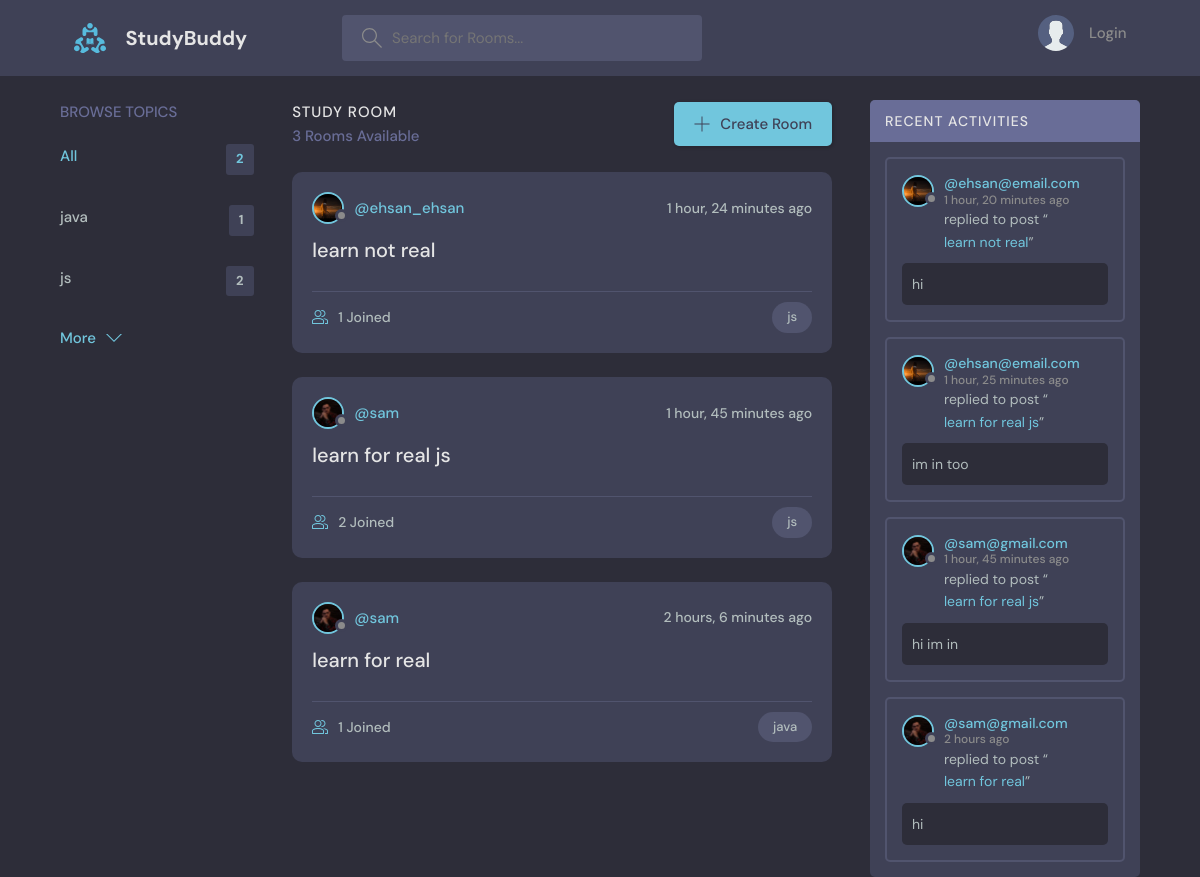
The page / on the database its author committed.
### base/models.py (models this page shows, shortened)
class Topic(models.Model):
     name=models.CharField(max_length=200)

class Room(models.Model):
     host = models.ForeignKey(User,on_delete=models.SET_NULL,null=True)
     topic= models.ForeignKey(Topic, on_delete=models.SET_NULL,null=True)
     name = models.CharField(max_length=200)
     description = models.TextField(null=True,blank=True)
     participants =models.ManyToManyField(User,related_name='participants',blank=True)
     updated = models.DateTimeField(auto_now=True)
     created = models.DateTimeField(auto_now_add=True)
     class Meta:
         ordering = ['-updated','-created']

class User(AbstractUser):
    name = models.CharField(max_length=200, null=True)
    email = models.EmailField(unique=True)
    bio = models.TextField(null=True)
    avatar = models.ImageField(null=True, default="avatar.svg")
    USERNAME_FIELD = 'email'
    REQUIRED_FIELDS = []

class Message(models.Model):
     user = models.ForeignKey(User, on_delete=models.CASCADE)
     room = models.ForeignKey(Room, on_delete=models.CASCADE)
     body = models.TextField()
     updated = models.DateTimeField(auto_now=True)
     created = models.DateTimeField(auto_now_add=True)
     class Meta:
         ordering = ['-updated','-created']

### base/views.py (the view)
# urls.py: path('',views.home, name='home'),
def home(request):
    q=request.GET.get('q') if request.GET.get('q')!=None else ''
    rooms= Room.objects.filter(Q(topic__name__icontains=q)|
                               Q(name__icontains=q)|
                               Q(description__icontains=q))
    topics = Topic.objects.all()[0:5]
    room_count = rooms.count()
    room_messages = Message.objects.filter(Q(room__topic__name__icontains=q))
    context = {'rooms':rooms,'topics':topics,'room_count':room_count,'room_messages':room_messages}
    return render(request,'base/home.html',context)

### base/templates/base/home.html (shortened to what this page needs)
{% extends 'main.html' %}
{% block content %}
    <main class="layout layout--3">
        <div class="container">
        {% include 'base/topics_compo.html' %}
        <div class="roomList">
          <div class="roomList__header">
            <div>
              <h2>Study Room</h2>
              <p>{{ room_count }} Rooms Available</p>
            </div>
            <a class="btn btn--main" href="{% url 'create-room' %}">
              <svg version="1.1" xmlns="http://www.w3.org/2000/svg" width="32" height="32" viewBox="0 0 32 32">
                <title>add</title>
                <path
                  d="M16.943 0.943h-1.885v14.115h-14.115v1.885h14.115v14.115h1.885v-14.115h14.115v-1.885h-14.115v-14.115z"
                ></path>
              </svg>
              Create Room
            </a>
          </div>
          {% include 'base/feed_compo.html' %}
         </div>
            {% include 'base/activity_compo.html' %}
    </main>
{% endblock %}

### base/templates/base/topics_compo.html
<div class="topics">
          <div class="topics__header">
            <h2>Browse Topics</h2>
          </div>
          <ul class="topics__list">
            <li>
              <a href="{% url 'home' %}" class="active">All <span>{{topics.count}}</span></a>
            </li>
            {% for topic in topics %}
            <li>
              <a href="{% url 'home' %}?q={{ topic.name }}">{{topic.name}} <span>{{topic.room_set.all.count}}</span></a>
            </li>
            {% endfor %}
          </ul>
          <a href="{% url 'topics' %}" class="btn btn--link">
            More
            <svg version="1.1" xmlns="http://www.w3.org/2000/svg" width="32" height="32" viewBox="0 0 32 32">
              <title>chevron-down</title>
              <path d="M16 21l-13-13h-3l16 16 16-16h-3l-13 13z"></path>
            </svg>
          </a>
        </div>

### base/templates/base/feed_compo.html (shortened to what this page needs)
{% for room in rooms %}
<div class="roomListRoom">
            <div class="roomListRoom__header">
              <a href="{% url 'user-profile' room.host.id %}" class="roomListRoom__author">
                <div class="avatar avatar--small">
                  <img src="{{ room.host.avatar.url }}" />
                </div>
                <span>@{{ room.host.username }}</span>
              </a>
              <div class="roomListRoom__actions">
                <span>{{ room.created|timesince }} ago </span>
              </div>
            </div>
            <div class="roomListRoom__content">
              <a href="{% url 'room' room.id %}">{{ room.name}}</a>
            </div>
            <div class="roomListRoom__meta">
              <a href="{% url 'room' room.id %}" class="roomListRoom__joined">
                {{ room.participants.all.count}} Joined
              </a>
              <p class="roomListRoom__topic">{{room.topic.name}}</p>
            </div>
          </div>
{% endfor %}

### base/templates/base/activity_compo.html (shortened to what this page needs)
<div class="activities">
          <div class="activities__header">
            <h2>Recent Activities</h2>
          </div>
      {% for message in room_messages %}
          <div class="activities__box">
            <div class="activities__boxHeader roomListRoom__header">
              <a href="{% url 'user-profile' message.user.id %}" class="roomListRoom__author">
                <div class="avatar avatar--small">
                  <img src="{{ message.user.avatar.url }}" />
                </div>
                <p>
                  @{{ message.user }}
                  <span>{{ message.created|timesince }} ago</span>
                </p>
              </a>
            </div>
            <div class="activities__boxContent">
              <p>replied to post “<a href="{% url 'room' message.room.id %}">{{ message.room.name }}</a>”</p>
              <div class="activities__boxRoomContent">
               {{ message.body }}
              </div>
            </div>
          </div>
      {% endfor %}
</div>

### rows shown on the page
Topic: name "java", room_set.all.count "1"
Topic: name "js", room_set.all.count "2"
Room: host.avatar (picture), host.username "ehsan_ehsan", created "1 hour, 24 minutes", name "learn not real", participants.all.count "1", topic.name "js"
Room: host.avatar (picture), host.username "sam", created "1 hour, 45 minutes", name "learn for real js", participants.all.count "2", topic.name "js"
Room: host.avatar (picture), host.username "sam", created "2 hours, 6 minutes", name "learn for real", participants.all.count "1", topic.name "java"
Message: user.avatar (picture), user "ehsan@email.com", created "1 hour, 20 minutes", room.name "learn not real", body "hi"
Message: user.avatar (picture), user "ehsan@email.com", created "1 hour, 25 minutes", room.name "learn for real js", body "im in too"
Message: user.avatar (picture), user "sam@gmail.com", created "1 hour, 45 minutes", room.name "learn for real js", body "hi im in"
Message: user.avatar (picture), user "sam@gmail.com", created "2 hours", room.name "learn for real", body "hi"

### other values the page prints
{{ topics.count }} "2"
{{ room_count }} "3"
